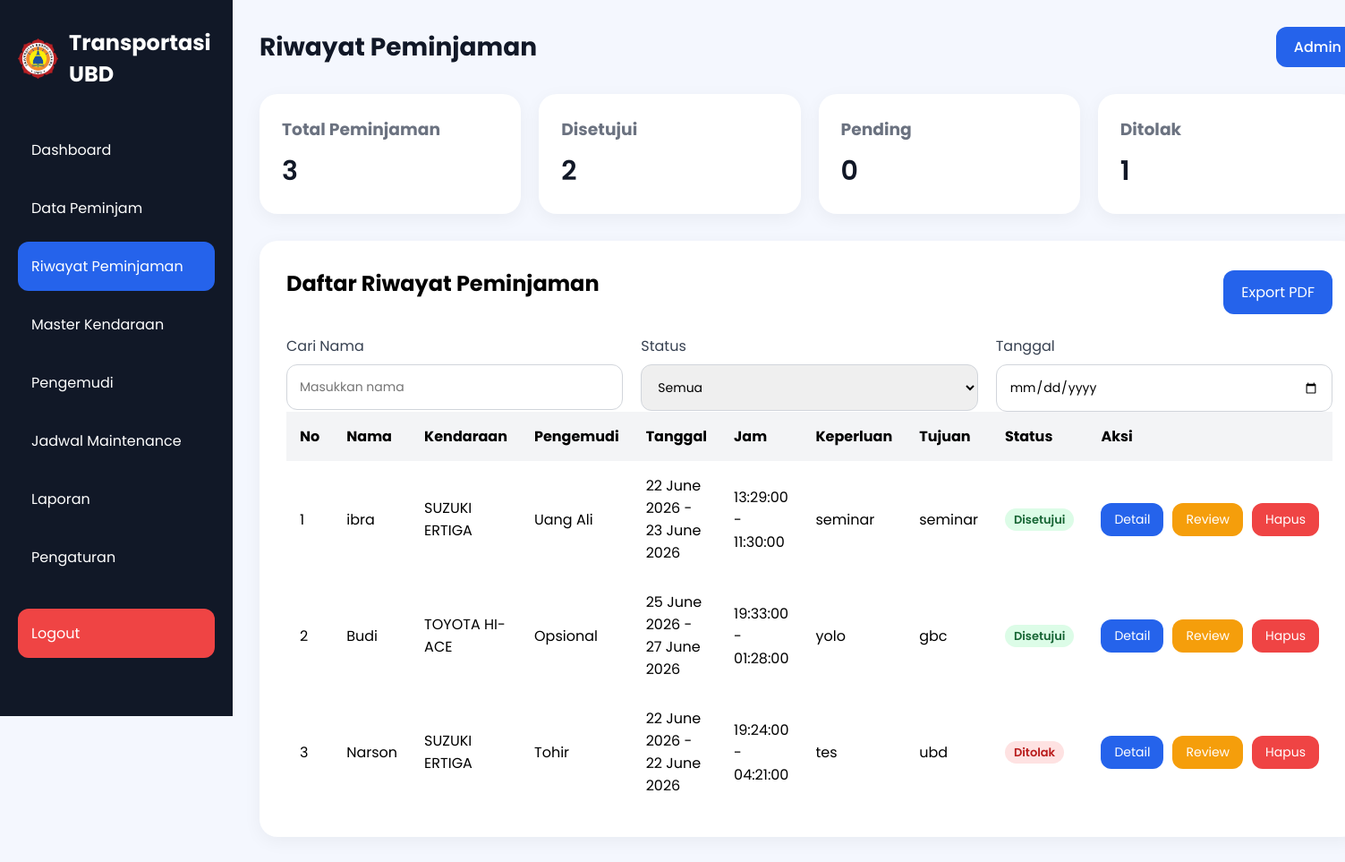
Page /riwayat.php (signed in) on the earlier database version.
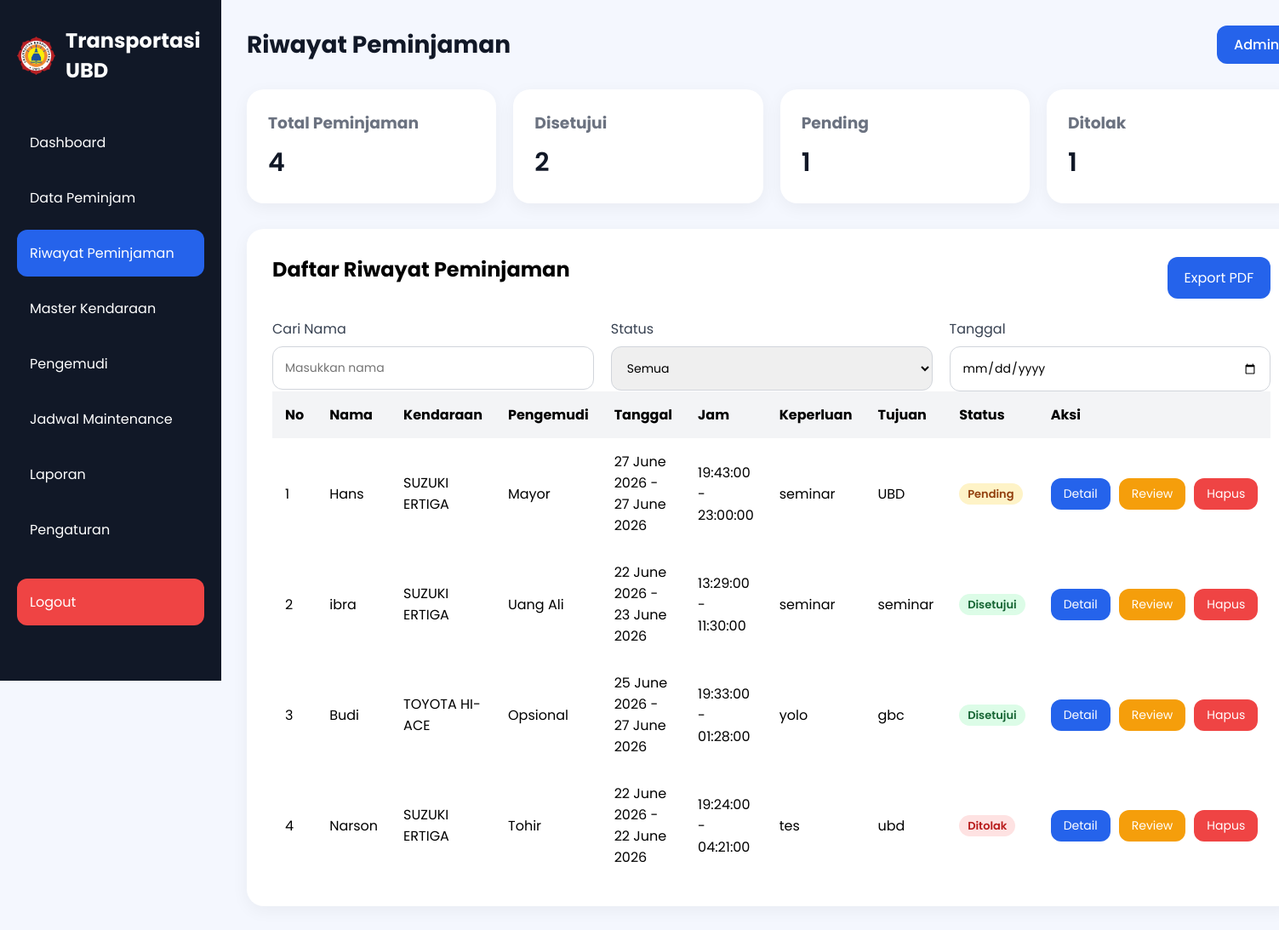
Same page on the later database version.
### tables this page shows
CREATE TABLE `riwayat` (
  `id` int(11) NOT NULL,
  `nama_peminjam` varchar(100) NOT NULL,
  `kendaraan` varchar(100) NOT NULL,
  `pengemudi` varchar(100) NOT NULL,
  `tanggal_pinjam` date NOT NULL,
  `jam_berangkat` time NOT NULL,
  `tanggal_kembali` date NOT NULL,
  `jam_kembali` time NOT NULL,
  `keperluan` text NOT NULL,
  `tujuan` text NOT NULL,
  `status` enum('disetujui','pending','ditolak') DEFAULT 'pending',
  `file_pdf` varchar(255) DEFAULT NULL,
  `created_at` timestamp NOT NULL DEFAULT current_timestamp()
);

CREATE TABLE `kendaraan` (
  `id_kendaraan` int(11) NOT NULL,
  `merk_jenis` varchar(100) NOT NULL,
  `tahun` int(11) NOT NULL,
  `no_polisi` varchar(15) NOT NULL,
  `tgl_pajak_stnk` varchar(30) DEFAULT NULL,
  `jenis` enum('Mobil','Motor') NOT NULL,
  `status` varchar(20) NOT NULL DEFAULT 'siap'
);

### riwayat.php (the view, shortened to what this page needs)
<?php
require_once "config/koneksi.php";
$qTotal = mysqli_query($conn,"
SELECT COUNT(*) AS total
FROM riwayat
");
$total = mysqli_fetch_assoc($qTotal);
$qDisetujui = mysqli_query($conn,"
SELECT COUNT(*) AS total
FROM riwayat
WHERE status='disetujui'
");
$disetujui = mysqli_fetch_assoc($qDisetujui);
$qPending = mysqli_query($conn,"
SELECT COUNT(*) AS total
FROM riwayat
WHERE status='pending'
");
$pending = mysqli_fetch_assoc($qPending);
$qDitolak = mysqli_query($conn,"
SELECT COUNT(*) AS total
FROM riwayat
WHERE status='ditolak'
");
$ditolak = mysqli_fetch_assoc($qDitolak);
$queryRiwayat = mysqli_query($conn,"
    SELECT
        r.*,
        k.merk_jenis
    FROM riwayat r
    LEFT JOIN kendaraan k
        ON r.kendaraan = k.no_polisi
    ORDER BY r.id DESC
");
?>
<!DOCTYPE html>
<html lang="id">
<head>
    <link rel="stylesheet" href="style.css">
</head>
<body>
<div class="container">
    <div class="sidebar">
        <div class="logo">
    <img
        src="logo ubd.png"
        alt="Logo UBD"
        class="logo-img"
    >
    <h2>Transportasi UBD</h2>
</div>
        <ul class="menu">
            <li>
                <a href="index.php">Dashboard</a>
            </li>
            <li>
                <a href="data-peminjam.php">Data Peminjam</a>
            </li>
            <li class="active">
                <a href="riwayat.php">Riwayat Peminjaman</a>
            </li>
            <li>
                <a href="kendaraan.php">Master Kendaraan</a>
            </li>
            <li>
                <a href="pengemudi.php">Pengemudi</a>
            </li>
            <li>
                <a href="jadwal.php">Jadwal Maintenance</a>
            </li>
            <li>
                <a href="laporan.php">Laporan</a>
            </li>
            <li>
                <a href="pengaturan.php">Pengaturan</a>
            </li>
            <li class="logout-menu">
                <a href="proses/logout.php">Logout</a>
            </li>
        </ul>
    </div>
    <div class="main-content">
        <div class="navbar">
            <h1>Riwayat Peminjaman</h1>
            <div class="profile">
                <a href="LOGIN.php">Admin</a>
            </div>
        </div>
        <div class="cards">
            <div class="card">
                <h3>Total Peminjaman</h3>
                <p><?= $total['total']; ?></p>
            </div>
            <div class="card">
                <h3>Disetujui</h3>
                <p><?= $disetujui['total']; ?></p>
            </div>
            <div class="card">
                <h3>Pending</h3>
                <p><?= $pending['total']; ?></p>
            </div>
            <div class="card">
                <h3>Ditolak</h3>
                <p><?= $ditolak['total']; ?></p>
            </div>
        </div>
        <div class="table-container">
            <div style="
                display:flex;
                justify-content:space-between;
                align-items:center;
                margin-bottom:20px;
            ">
                <h2>Daftar Riwayat Peminjaman</h2>
            <button id="btnExport" style="
                width:auto;
                padding:12px 20px;
            " class="btn-1"
            onclick="window.location.href='export_pdf.php'">
                Export PDF
            </button>
            </div>
            <div class="row">
                <div class="input-group">
                    <label>Cari Nama</label>
                    <input type="text" id="searchNama" placeholder="Masukkan nama">
                </div>
                <div class="input-group">
                    <label>Status</label>
                    <select id="searchStatus">
                        <option>Semua</option>
                    </select>
                </div>
                <div class="input-group">
                    <label>Tanggal</label>
                    <input type="date" id="searchTanggal">
                </div>
            </div>
            <table>
                <thead>
                    <tr>
                        <th>No</th>
                        <th>Nama</th>
                        <th>Kendaraan</th>
                        <th>Pengemudi</th>
                        <th>Tanggal</th>
                        <th>Jam</th>
                        <th>Keperluan</th>
                        <th>Tujuan</th>
                        <th>Status</th>
                        <th>Aksi</th>
                    </tr>
                </thead>
                <tbody id="dataRiwayat">
                    <?php
                    $no = 1;
                    while ($r = mysqli_fetch_assoc($queryRiwayat)) :
                    ?>
                    <tr>
                        <td><?= $no++; ?></td>
                        <td><?= $r['nama_peminjam']; ?></td>
                        <td><?= $r['merk_jenis']; ?></td>
                        <td><?= $r['pengemudi']; ?></td>
                        <td data-tanggal="<?= $r['tanggal_pinjam']; ?>">
                            <?= date('d F Y', strtotime($r['tanggal_pinjam'])); ?>
                            -
                            <?= date('d F Y', strtotime($r['tanggal_kembali'])); ?>
                        </td>
                        <td>
                            <?= $r['jam_berangkat']; ?>
                            -
                            <?= $r['jam_kembali']; ?>
                        </td>
                        <td><?= $r['keperluan']; ?></td>
                        <td><?= $r['tujuan']; ?></td>
                        <td>
                            <?php if($r['status'] == 'disetujui'): ?>
                                <span class="badge success">
                                    Disetujui
                                </span>
                            <?php elseif($r['status'] == 'pending'): ?>
                                <span class="badge pending">
                                    Pending
                                </span>
                            <?php else: ?>
                                <span class="badge maintenance">
                                    Ditolak
                                </span>
                            <?php endif; ?>
                        </td>
                        <td>
                            <div class="action-buttons">
                                <button style="
                                    width:auto;
                                    padding:8px 15px;
                                    font-size:14px; "
                                    class="btn-1 btnDetail"
                                    data-peminjam="<?= $r['nama_peminjam']; ?>"
                                    data-kendaraan="<?= $r['merk_jenis']; ?>"
                                    data-pengemudi="<?= $r['pengemudi']; ?>"
                                    data-tujuan="<?= $r['tujuan']; ?>"
                                    data-tanggal="<?= date('d F Y', strtotime($r['tanggal_pinjam'])); ?>"
                                    data-kembali="<?= date('d F Y', strtotime($r['tanggal_kembali'])); ?>"
                                    data-file="<?= $r['file_pdf']; ?>">
                                    Detail
                                </button>
                                <button
                                    class="btn-1 btnReview"
                                    data-id="<?= $r['id']; ?>"
                                    data-nama="<?= $r['nama_peminjam']; ?>"
                                    style="
                                        width:auto;
                                        padding:8px 15px;
                                        font-size:14px;
                                        background:#f59e0b;
                                    "
                                >
                                    Review
                                </button>
                                <button
                                    style="
                                        width:auto;
                                        padding:8px 15px;
                                        font-size:14px;
                                        background:#ef4444;"
                                    class="btn-1 btnHapus"
                                    data-id="<?= $r['id']; ?>"
                                    data-nama="<?= $r['nama_peminjam']; ?>"
                                >
                                    Hapus
                                </button>
                            </div>
                        </td>
                    </tr>
                    <?php endwhile; ?>
                </tbody>
            </table>
        </div>
    </div>
</div>
</body>
</html>

### style.css (style rules this page uses)
* { margin:0; padding:0; box-sizing:border-box; font-family:'Poppins', sans-serif; }
body { background:#f4f7fe; }
.container { display:flex; }
.sidebar { width:260px; height:100vh; background:#111827; color:white; padding:30px 20px; position:fixed; }
.logo { display:flex; align-items:center; gap:12px; margin-bottom:40px; }
.logo-img { width:45px; height:45px; object-fit:contain; }
.logo h2 { font-size:24px; }
.menu { list-style:none; }
.menu li { padding:15px; margin-bottom:10px; border-radius:12px; cursor:pointer; transition:0.3s; }
.menu .active { background:#2563eb; }
.main-content { margin-left:260px; width:100%; padding:30px; }
.navbar { display:flex; justify-content:space-between; align-items:center; margin-bottom:30px; }
.navbar h1 { font-size:28px; color:#111827; }
.profile { background:#2563eb; padding:10px 20px; border-radius:12px; }
.profile a { color:white; text-decoration:none; font-weight:500; display:block; }
.cards { display:grid; grid-template-columns:repeat(auto-fit,minmax(220px,1fr)); gap:20px; margin-bottom:30px; }
.card { background:white; padding:25px; border-radius:20px; box-shadow:0 5px 20px rgba(0,0,0,0.05); }
.card h3 { color:#6b7280; margin-bottom:10px; }
.card p { font-size:30px; font-weight:600; color:#111827; }
.input-group { display:flex; flex-direction:column; width:100%; min-width:0; }
.input-group label { margin-bottom:8px; color:#374151; }
.input-group input, .input-group textarea, .input-group select { width:100%; max-width:100%; padding:14px; border:1px solid #d1d5db; border-radius:12px; outline:none; font-size:14px; box-sizing:border-box; }
.row { display:flex; gap:20px; }
.btn-1 { width:100%; padding:15px; border:none; background:#2563eb; color:white; border-radius:12px; font-size:16px; cursor:pointer; transition:0.3s; }
.table-container { background:white; padding:30px; border-radius:20px; box-shadow:0 5px 20px rgba(0,0,0,0.05); }
.table-container h2 { margin-bottom:20px; }
table { width:100%; border-collapse:collapse; }
table th, table td { padding:15px; text-align:left; }
table th { background:#f3f4f6; }
.menu li a { text-decoration: none; color: white; display: block; width: 100%; }
.action-buttons { display:flex; flex-direction:row; gap:10px; align-items:center; }
.logout-menu { margin-top:30px; background:#ef4444; border-radius:12px; }
.logout-menu a { color:white; text-decoration:none; display:block; }
.badge { display:inline-block; padding:5px 10px; border-radius:20px; font-size:13px; font-weight:600; line-height:1.2; }
.success { background:#dcfce7; color:#166534; }
.pending { background:#fef3c7; color:#92400e; }
.maintenance { background:#fee2e2; color:#b91c1c; }

Differences in the rows shown:
added riwayat: nama_peminjam "Hans", kendaraan.merk_jenis "SUZUKI ERTIGA", pengemudi "Mayor", tanggal_pinjam "27 June 2026", tanggal_kembali "27 June 2026", jam_berangkat "19:43:00", jam_kembali "23:00:00", keperluan "seminar", tujuan "UBD", status "Pending"
Other differences:
$total['total']: "3" → "4"
$pending['total']: "0" → "1"
